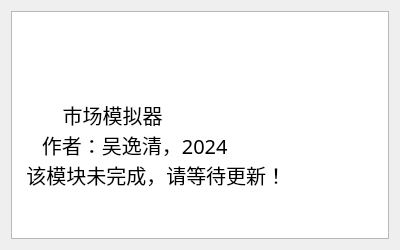
<?xml version="1.0" encoding="UTF-8"?>
<ui version="4.0">
 <class>Help</class>
 <widget class="QDialog" name="Help">
  <property name="geometry">
   <rect>
    <x>0</x>
    <y>0</y>
    <width>400</width>
    <height>250</height>
   </rect>
  </property>
  <property name="minimumSize">
   <size>
    <width>400</width>
    <height>250</height>
   </size>
  </property>
  <property name="maximumSize">
   <size>
    <width>400</width>
    <height>250</height>
   </size>
  </property>
  <property name="windowTitle">
   <string>Dialog</string>
  </property>
  <layout class="QGridLayout" name="gridLayout">
   <item row="0" column="0">
    <widget class="QPlainTextEdit" name="plainTextEdit">
     <property name="font">
      <font>
       <family>楷体</family>
       <pointsize>15</pointsize>
      </font>
     </property>
     <property name="plainText">
      <string>


         市场模拟器
     作者：吴逸清，2024
  该模块未完成，请等待更新！</string>
     </property>
    </widget>
   </item>
  </layout>
 </widget>
 <resources/>
 <connections/>
</ui>
